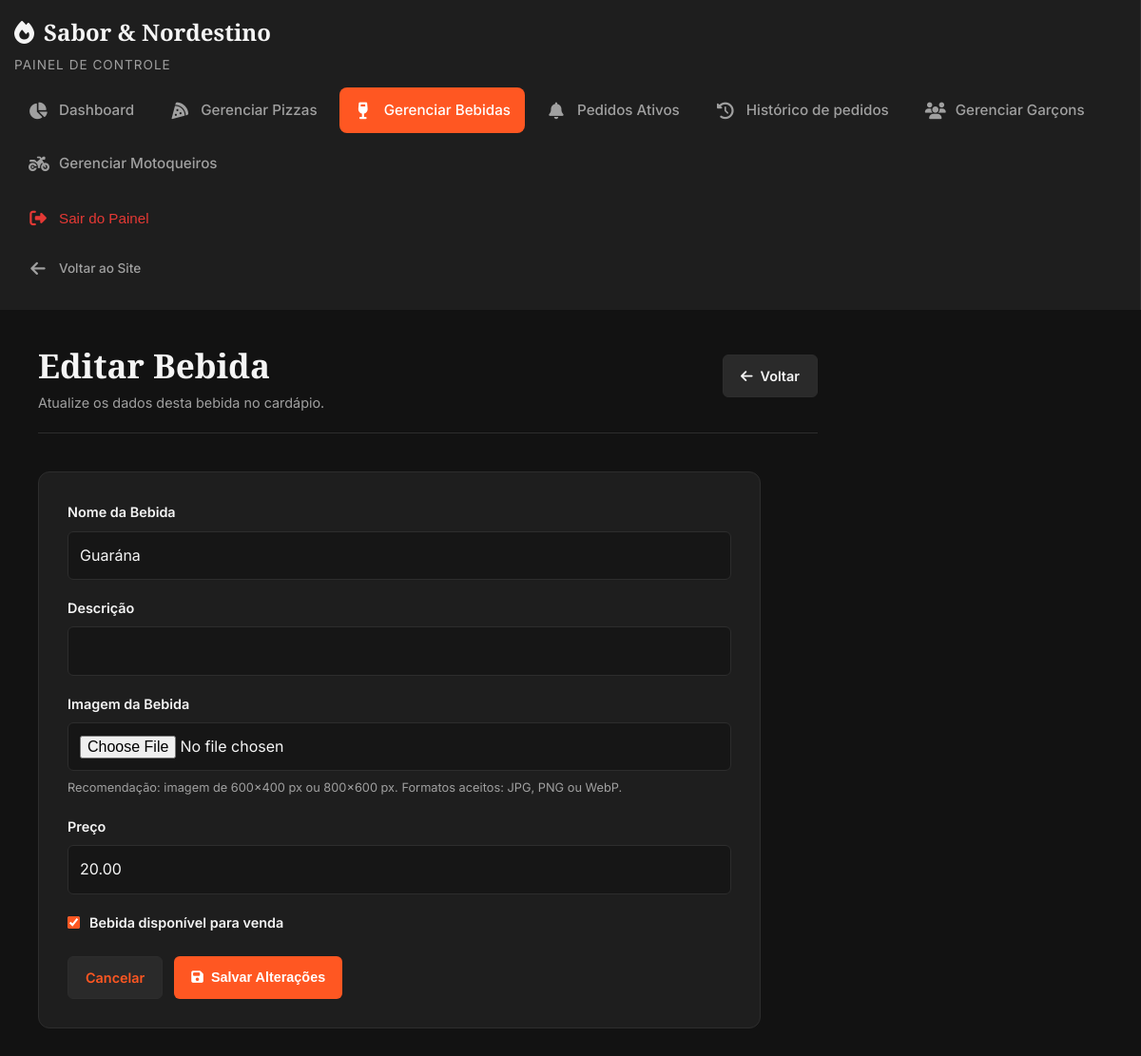
Page /painel/bebidas/editar/1/ (signed in) on the committed database.
### pizzaria/models.py (models this page shows, shortened)
class Bebida(SanitizedModelMixin, models.Model):
	nome = models.CharField(max_length=100)
	descricao = models.CharField(max_length=200, blank=True)
	imagem = models.ImageField(upload_to='bebidas/', blank=True, null=True)
	preco = models.DecimalField(max_digits=6, decimal_places=2, default=0)
	disponivel = models.BooleanField(default=True)
	criado_em = models.DateTimeField(auto_now_add=True)
	class Meta:
		verbose_name = 'Bebida'
		verbose_name_plural = 'Bebidas'
		ordering = ['nome']

### pizzaria/views.py (the view, shortened to what this page needs)
# urls.py: path('painel/bebidas/editar/<int:bebida_id>/', views.bebida_editar, name='bebida_editar'),
@dono_required
def bebida_editar(request, bebida_id):
	bebida = get_object_or_404(Bebida, id=bebida_id)
	return render(request, 'pizzaria/bebida_form.html', {'bebida': bebida, 'active_page': 'bebidas'})

### pizzaria/context_processors.py (called while the page is built)
def usuario_painel(request):
    return {
        'usuario_e_garcom': garcom_user(request.user),
    }

### pizzaria/views.py (called while the page is built)
def garcom_user(user):
	return user.is_authenticated and user.groups.filter(name='Garçons').exists()

def dono_required(view_func):
	@wraps(view_func)
	def wrapped(request, *args, **kwargs):
		if not request.user.is_authenticated:
			return redirect(f"/login/?next={request.path}")
		if garcom_user(request.user):
			return redirect('painel_pedidos')
		return view_func(request, *args, **kwargs)
	return wrapped

### pizzaria/templates/pizzaria/bebida_form.html (shortened to what this page needs)
{% load static %}
<!DOCTYPE html>
<html lang="pt-BR">
<head>
    <link rel="stylesheet" href="https://cdnjs.cloudflare.com/ajax/libs/font-awesome/6.4.0/css/all.min.css">
    <link rel="stylesheet" href="{% static 'pizzaria/gerenciar.css' %}?v=12">
    <link rel="stylesheet" href="{% static 'pizzaria/painel_sidebar.css' %}?v=11">
    <link rel="stylesheet" href="{% static 'pizzaria/bebida_form.css' %}?v=1">
</head>
<body class="admin-body">
    <div class="admin-layout">
        {% include 'pizzaria/partials/painel_sidebar.html' with active_page='bebidas' %}
        <main class="admin-content bebida-form-content">
            <header class="admin-header">
                <div>
                    <h1>{% if bebida %}Editar Bebida{% else %}Nova Bebida{% endif %}</h1>
                    <p>{% if bebida %}Atualize os dados desta bebida no cardápio.{% else %}Cadastre uma nova bebida no cardápio.{% endif %}</p>
                </div>
                <a href="{% url 'painel_bebidas' %}" class="btn btn-secondary"><i class="fa-solid fa-arrow-left"></i> Voltar</a>
            </header>
            <div class="bebida-form-card">
                <form method="post" enctype="multipart/form-data" class="bebida-form">
                    <div class="form-group">
                        <label for="nome">Nome da Bebida</label>
                        <input type="text" id="nome" name="nome" value="{% if bebida %}{{ bebida.nome }}{% endif %}" required>
                    </div>
                    <div class="form-group">
                        <label for="descricao">Descrição</label>
                        <input type="text" id="descricao" name="descricao" value="{% if bebida %}{{ bebida.descricao }}{% endif %}">
                    </div>
                    <div class="form-group">
                        <label for="imagem">Imagem da Bebida</label>
                        <input type="file" id="imagem" name="imagem" accept="image/jpeg,image/png,image/webp">
                        <small>Recomendação: imagem de 600x400 px ou 800x600 px. Formatos aceitos: JPG, PNG ou WebP.</small>
                    </div>
                    <div class="form-group">
                        <label for="preco">Preço</label>
                        <input type="number" id="preco" name="preco" value="{% if bebida %}{{ bebida.preco }}{% endif %}" min="0" step="0.01" required>
                    </div>
                    <label class="bebida-checkbox-field">
                        <input type="checkbox" name="disponivel" {% if bebida and bebida.disponivel %}checked{% elif not bebida %}checked{% endif %}>
                        <span>Bebida disponível para venda</span>
                    </label>
                    <div class="bebida-form-actions">
                        <a href="{% url 'painel_bebidas' %}" class="btn btn-secondary">Cancelar</a>
                        <button type="submit" class="btn btn-primary"><i class="fa-solid fa-floppy-disk"></i> {% if bebida %}Salvar Alterações{% else %}Adicionar Bebida{% endif %}</button>
                    </div>
                </form>
            </div>
        </main>
    </div>
</body>
</html>

### pizzaria/static/pizzaria/gerenciar.css (style rules this page uses)
:root { --bg-main: #121212; --bg-card: #1E1E1E; --border-color: #2D2D2D; --text-light: #F5F5F5; --text-muted: #A0A0A0; --primary: #FF5722; --primary-hover: #F4511E; --font-serif: 'Playfair Display', serif; --font-sans: 'Inter', sans-serif; }
* { box-sizing: border-box; margin: 0; padding: 0; }
body.admin-body { background-color: var(--bg-main); color: var(--text-light); font-family: var(--font-sans); height: 100vh; overflow: hidden; }
.admin-layout { display: flex; height: 100vh; }
.admin-content { flex: 1; background-color: var(--bg-main); overflow-y: auto; padding: 30px 40px; }
.admin-header { display: flex; justify-content: space-between; align-items: center; margin-bottom: 40px; border-bottom: 1px solid var(--border-color); padding-bottom: 20px; flex-wrap: wrap; gap: 15px; }
.admin-header h1 { font-family: var(--font-serif); font-size: 2.2rem; }
.admin-header p { color: var(--text-muted); font-size: 0.9rem; }
.btn { display: inline-flex; align-items: center; justify-content: center; gap: 8px; padding: 10px 18px; border-radius: 6px; font-size: 0.9rem; font-weight: 600; cursor: pointer; text-decoration: none; border: none; transition: 0.2s; }
.btn-primary { background-color: var(--primary); color: #fff; }
.btn-secondary { background-color: #2A2A2A; color: var(--text-light); border: 1px solid var(--border-color); }

### pizzaria/static/pizzaria/painel_sidebar.css (style rules this page uses)
.admin-body { margin: 0; padding: 0; background-color: var(--bg-main); line-height: 1.6; overflow: hidden; }
.admin-layout { display: flex; height: 100vh; }
@media (max-width: 1200px) { .admin-layout { flex-direction: column; } }

### pizzaria/static/pizzaria/bebida_form.css (style rules this page uses)
.bebida-form-content { max-width: 900px; }
.bebida-form-card { max-width: 760px; background: var(--bg-card); border: 1px solid var(--border-color); border-radius: 12px; padding: 30px; }
.bebida-form { display: grid; gap: 18px; }
.bebida-form .form-group { display: grid; gap: 8px; }
.bebida-form label { color: var(--text-light); font-size: 0.9rem; font-weight: 600; }
.bebida-form input[type="text"], .bebida-form input[type="number"], .bebida-form input[type="file"] { width: 100%; padding: 12px; border: 1px solid var(--border-color); border-radius: 6px; background: #161616; color: var(--text-light); font: inherit; }
.bebida-form small, .current-image { color: var(--text-muted); font-size: 0.8rem; }
.bebida-form a { color: var(--primary); }
.bebida-checkbox-field { display: flex; align-items: center; gap: 10px; color: var(--text-light); font-size: 0.9rem; font-weight: 600; }
.bebida-checkbox-field input { accent-color: var(--primary); }
.bebida-form-actions { display: flex; gap: 12px; margin-top: 6px; }

### rows in the picture
Bebida: nome "Guarána", preco "20.00", disponivel "☑"
